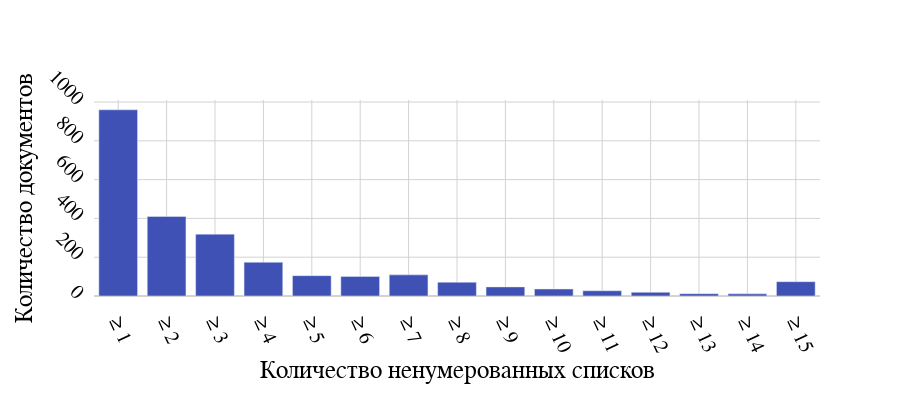

Write notebook code for a chart like this one.
### Code cell
bars, min_, step = make_hist3([stat['unordered lists'] for stat in unique_stats], *H4)

fig = go.Figure()

fig.add_bar(
    x=[*[f'≥ {(i * step) + 1}' for i in range(len(bars) - 1)], f'≥ {(len(bars) - 1) * step + 1}'], y=bars,
    showlegend=False
)

fig.update_layout(
    **LAYOUT,
    colorway=[COLORS_D[4]])

fig.update_xaxes(
    title=dict(
        font=dict(family='Times New Roman', size=25, color='black'),
        text='Количество ненумерованных списков'), 
    **axis)

fig.update_yaxes(
    title=dict(
        font=dict(family='Times New Roman', size=25, color='black'),
        text='Количество документов'), 
    **AXIS)

fig

### Figure 1 — Plotly figure (JSON) as saved in the notebook; plotly's stock layout.template omitted (floating-point values rounded to 4 significant figures)
{"data": [{"showlegend": false, "type": "bar", "x": ["≥ 1", "≥ 2", "≥ 3", "≥ 4", "≥ 5", "≥ 6", "≥ 7", "≥ 8", "≥ 9", "≥ 10", "≥ 11", "≥ 12", "≥ 13", "≥ 14", "≥ 15"], "y": [960, 410, 319, 174, 105, 101, 109, 71, 47, 36, 27, 19, 12, 11, 74]}], "layout": {"colorway": ["rgba(63, 81, 181, 1.0)"], "font": {"color": "black", "family": "Times New Roman", "size": 20}, "height": 400, "margin": {"pad": 10}, "plot_bgcolor": "rgba(0, 0, 0, 0)", "width": 900, "xaxis": {"gridcolor": "lightgrey", "showgrid": true, "tickangle": 65, "tickformat": "000", "ticklen": 10, "title": {"font": {"color": "black", "family": "Times New Roman", "size": 25}, "text": "Количество ненумерованных списков"}, "zerolinecolor": "lightgrey"}, "yaxis": {"gridcolor": "lightgrey", "showgrid": true, "tickangle": 45, "tickformat": "000", "ticklen": 10, "title": {"font": {"color": "black", "family": "Times New Roman", "size": 25}, "text": "Количество документов"}, "zerolinecolor": "lightgrey"}}}
